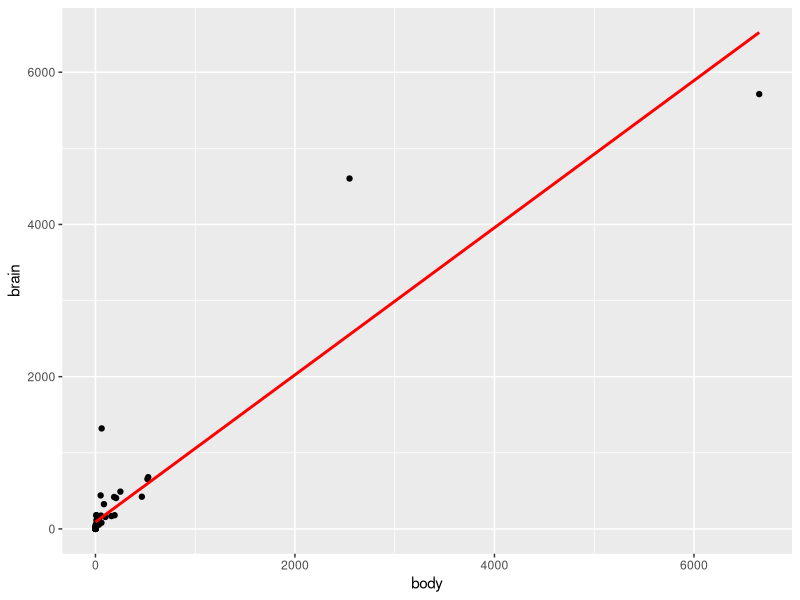
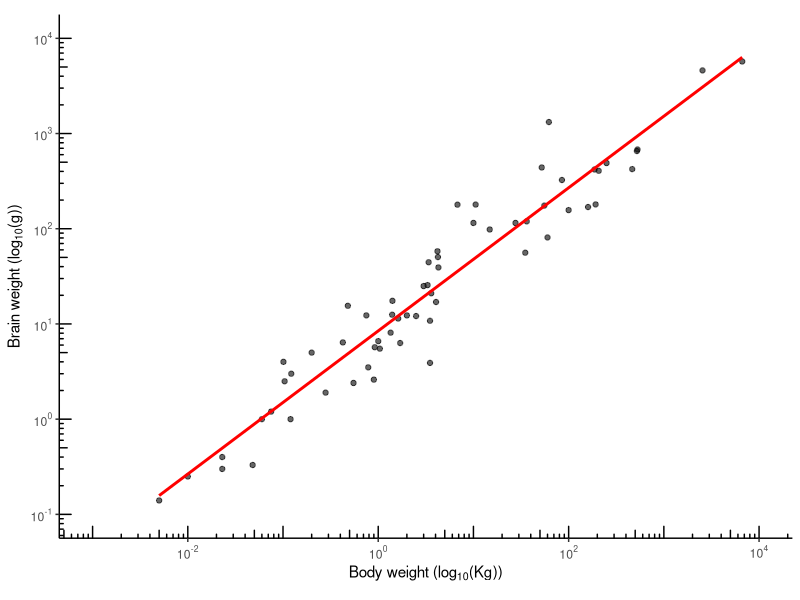
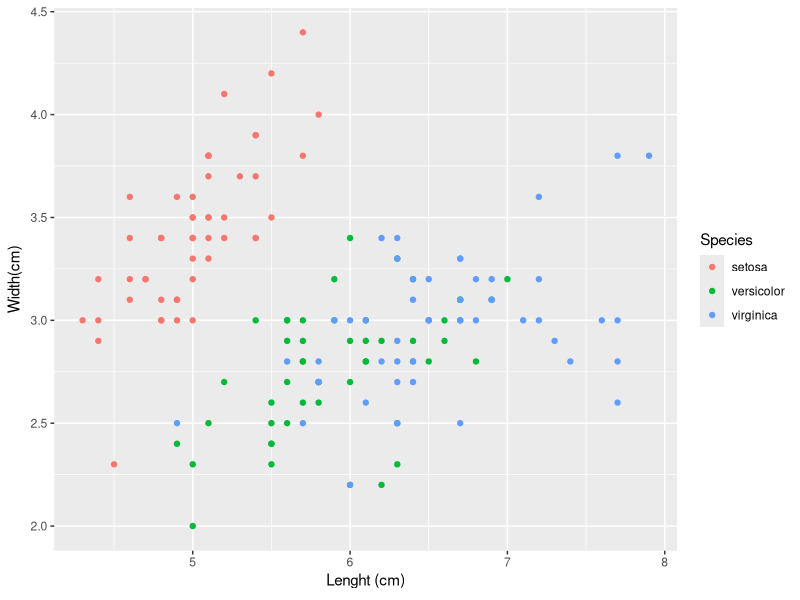
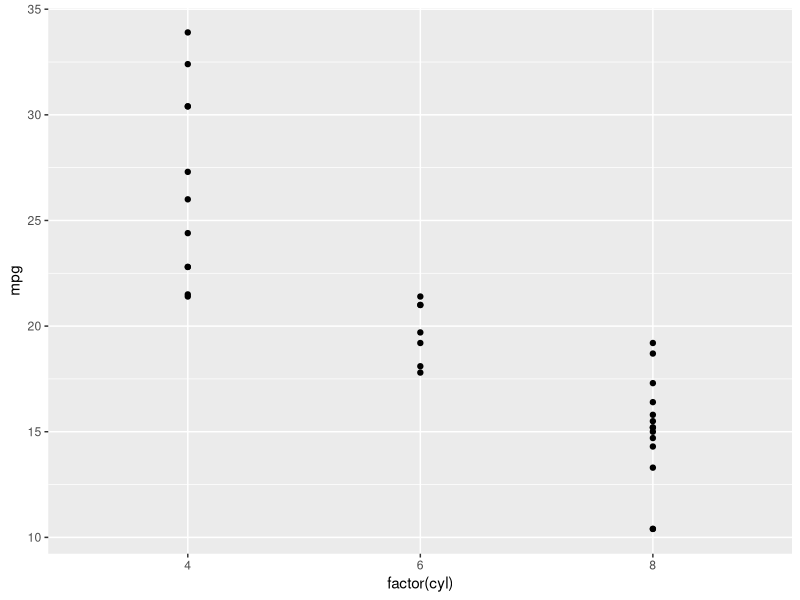
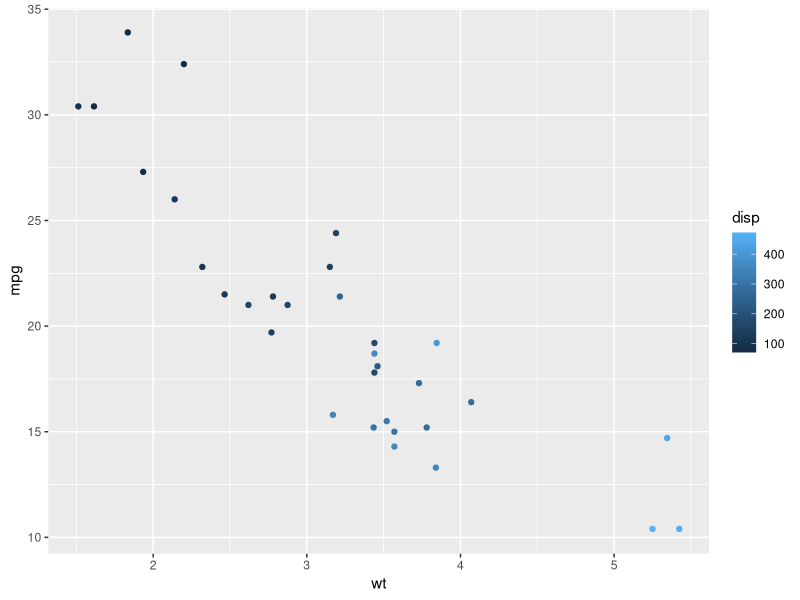
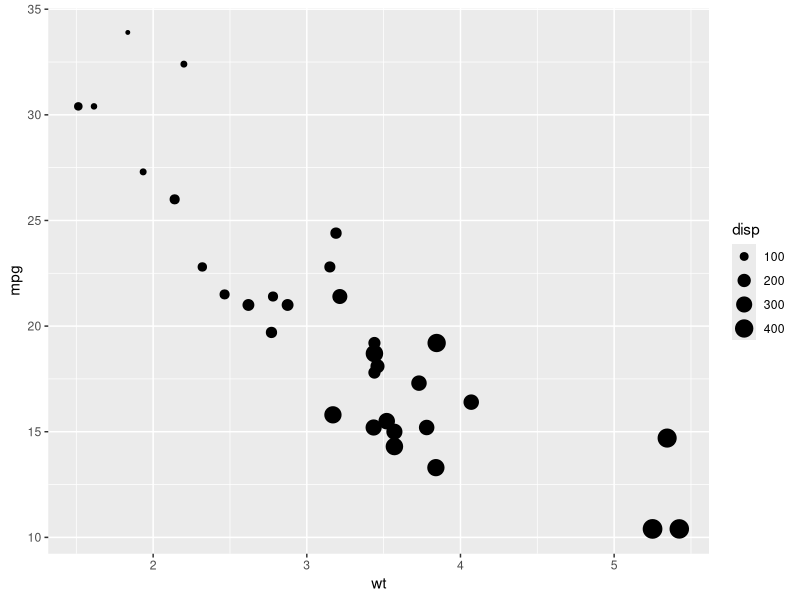

Reproduce these figures in R, in order. (Note: this script raises an error after producing the figures.)
## ---- chunk 1
library(MASS)
library(ggplot2)
mammals


# Visualizing it
ggplot(mammals, aes(body, brain)) +
  geom_point() + 
  stat_smooth(method="lm", col="red",
              se=FALSE)


# 
## ---- chunk 2
library(scales)
ggplot(mammals, aes(body, brain)) +
  annotation_logticks() +
  geom_point(alpha=0.6) +
  coord_fixed(xlim=c(10^-3, 10^4), ylim=c(10^-1, 10^4)) +
  scale_x_log10(expression("Body weight (log"["10"]*"(Kg))"),
                breaks=trans_breaks("log10", function(x) 10^x),
                labels=trans_format("log10", math_format(10^.x))) + 
  scale_y_log10(expression("Brain weight (log"["10"]*"(g))"),
                breaks= trans_breaks("log10", function(x) 10^x),
                labels= trans_format("log10", math_format(10^.x))) + 
  stat_smooth(method="lm", col="red", se = FALSE, size = 1)  + 
  theme_classic()




## ---- chunk 3
data(iris)
iris

# Displaying the initial dataset
ggplot(data = iris, aes(Sepal.Length, Sepal.Width, colour=Species)) +  
  geom_point() + 
  scale_x_continuous(expression("Lenght (cm)")) + 
  scale_y_continuous(expression("Width(cm)"))

## ---- chunk 4
ggplot(mtcars, aes(factor(cyl), mpg)) + 
  geom_point()
## ---- chunk 5
ggplot(mtcars, aes(wt, mpg, col=disp)) + 
  geom_point()
## ---- chunk 6
ggplot(mtcars, aes(wt, mpg, size=disp)) + 
  geom_point()
## ---- chunk 7
ggplot(mtcars, aes(wt, mpg, shape=disp)) + 
  geom_point()
## ---- chunk 8
levels(iris$Species) <-  unique(iris$Species)

ggplot(iris, aes(Sepal.Length, Sepal.Width)) +
  geom_jitter(alpha = 0.6) + 
  facet_grid(. ~ Species) + 
  stat_smooth(method="lm", se=FALSE, colour="red") + 
  scale_y_continuous("Seapl Width (cm)",
                     limits=c(2,5),
                     expand = c(0,0)) + 
  scale_x_continuous("Sepal Length (cm)",
                     limits= c(4,8),
                     expand = c(0,0)) + 
  coord_equal()
  
  
## ---- chunk 9
levels(iris$Species) <-  unique(iris$Species)

ggplot(iris, aes(Sepal.Length, Sepal.Width)) +
  geom_jitter(alpha = 0.6) + 
  facet_grid(. ~ Species) + 
  stat_smooth(method="lm", se=FALSE, colour="red") + 
  scale_y_continuous("Seapl Width (cm)",
                     limits=c(2,5),
                     expand = c(0,0)) + 
  scale_x_continuous("Sepal Length (cm)",
                     limits= c(4,8),
                     expand = c(0,0)) + 
  coord_equal() +
  

# Adding the Theme to the layer
  theme(panel.background = element_blank(),
        plot.background = element_blank(), 
        legend.background = element_blank(),
        legend.key = element_blank(),
        strip.background = element_blank(),
        axis.text = element_text(colour = "black"),
        axis.ticks = element_line(colour = "black"),
        panel.grid.major = element_blank(),
        panel.grid.minor = element_blank(),
        axis.line = element_line(colour = "black"),
        strip.text = element_blank(),
        panel.spacing = unit(1, "lines")
        
        
        
        )
## ---- chunk 10
str(diamonds)


ggplot(diamonds, aes(carat, price), colour=cut) + 
  geom_point() + 
  geom_smooth(se=TRUE, colour="red")
## ---- chunk 11
ggplot(diamonds, aes(carat, price, col=clarity)) + 
  geom_smooth()
## ---- chunk 12
plot1 <- ggplot(diamonds, aes(carat, price, col=clarity))

plot1 + geom_point(alpha=0.2)
## ---- chunk 13


## ---- chunk 14
p <- ggplot(iris, aes(Sepal.Length, Sepal.Width))
p + geom_point()
p + geom_jitter()

## ---- chunk 15

# Drawing a subset plot with linear regression lines for the given dataset


mtcars$cyl <- as.factor(mtcars$cyl)
plot(mtcars$wt, mtcars$mpg, col = mtcars$cyl)

# Draw the lm model as line
carModel <- lm(mpg ~ wt, data=mtcars)
abline(carModel, lty=2)

# Plot the model individually for each subset
lapply(mtcars$cyl, function(x){
  abline(lm(mpg ~ wt, mtcars, subset = (cyl == x)), col = x)
})

# Draw the legend
legend(x = 5, y = 33, legend = levels(mtcars$cyl),
       col = 1:3, pch = 1, bty = "n")
## ---- chunk 16
ggplot(mtcars, aes(wt, mpg, col=cyl)) +
  geom_point() + 
  geom_smooth(method="lm", se=FALSE) + 
  geom_smooth(method="lm", se=FALSE, aes(group=1), lty=2)
